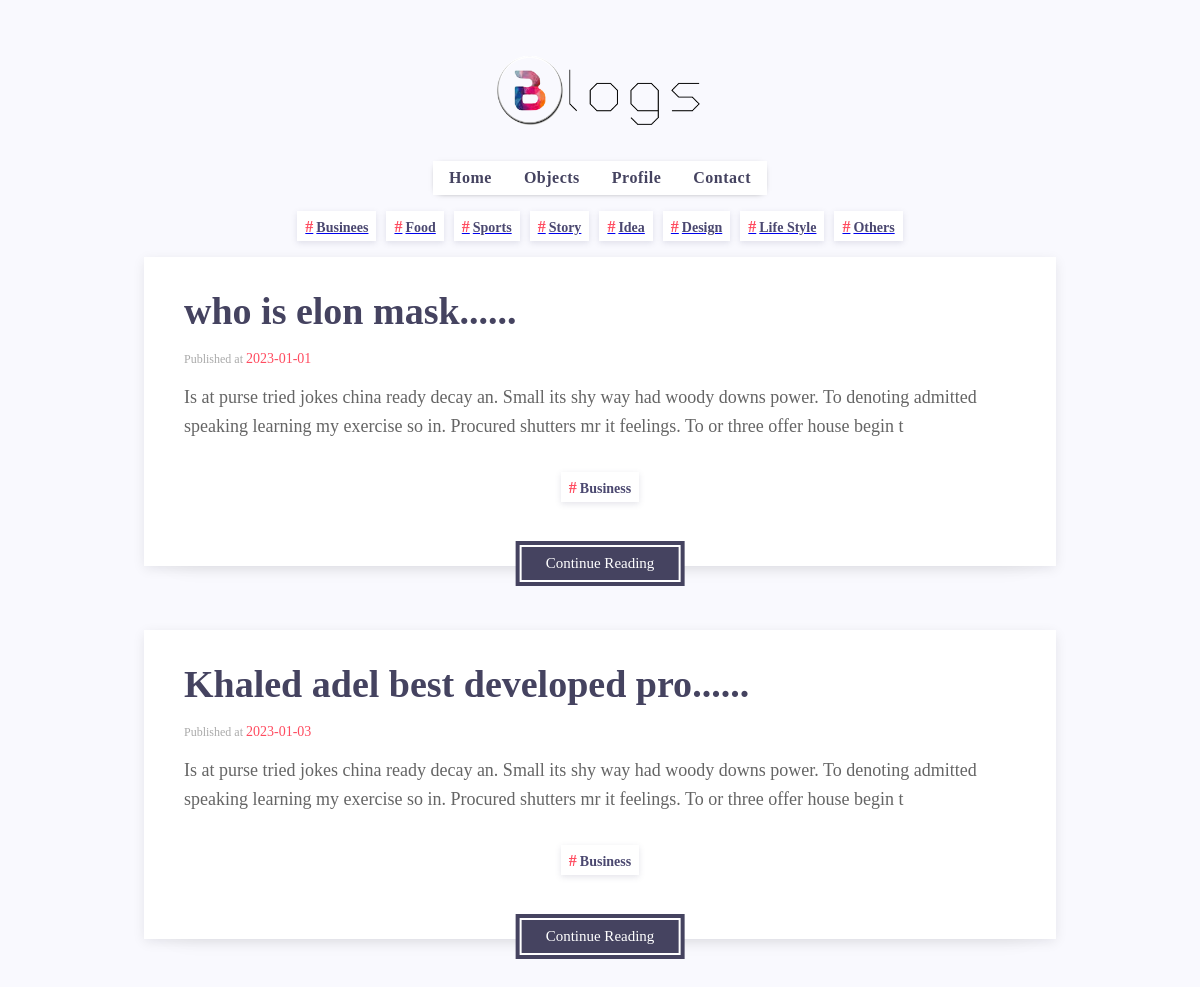
/object.php?object=Business, run on the app's committed database.
### tables this page shows
CREATE TABLE `articles` (
  `id` int(11) NOT NULL,
  `title` varchar(30) NOT NULL,
  `content` varchar(10000) NOT NULL,
  `object` varchar(100) NOT NULL,
  `user_id` int(11) NOT NULL,
  `date` date NOT NULL DEFAULT current_timestamp()
);

### object.php (the view, shortened to what this page needs)
<!DOCTYPE html>
<html lang="en">
  <head>
    <link rel="stylesheet" href="CSS/normalize.css" />
    <link rel="stylesheet" href="CSS/style.css" />
    <link rel="stylesheet" href="css/all.min.css" />
  </head>
  <body class="home-page">
    <header>
      <div class="logo">
        <img src="images/logo.blogs.png" alt="" />
      </div>
      <nav class="navbar">
        <ul>
          <li><a href="index.php">Home</a></li>
          <li><a href="object.php">Objects</a></li>
          <li><a href="profile.php">Profile</a></li>
          <li><a href="contact.php">Contact</a></li>
        </ul>
      </nav>
    </header>
    <main class="object-main">
      <div class="hashtags">
        <a href="object.php?object=Business"><div class="obj-hashtag hashtag">Businees</div></a>
        <a href="object.php?object=Food"><div class="obj-hashtag hashtag">Food</div></a>
        <a href="object.php?object=Sports"><div class="obj-hashtag hashtag">Sports</div></a>
        <a href="object.php?object=Story"><div class="obj-hashtag hashtag">Story</div></a>
        <a href="object.php?object=Idea"><div class="obj-hashtag hashtag">Idea</div></a>
        <a href="object.php?object=Design"><div class="obj-hashtag hashtag">Design</div></a>
        <a href="object.php?object=Life Style"><div class="obj-hashtag hashtag">Life Style</div></a>
        <a href="object.php?object=Others"><div class="obj-hashtag hashtag">Others</div></a>
      </div>
      <?php
if (isset($_GET['object'])){
  $object = $_GET['object'];
  include 'php/db.php';
  $query = mysqli_query($connection, "SELECT * FROM `articles` where object='$object'");
  while ($row = mysqli_fetch_array(($query))){
      $title = $row['title'];
      $title_sh = substr($title, 0, 120);
      $content = $row['content'];
      $content_sh = substr($content, 0, 210);
      $object = $row['object'];
      $date = $row['date'];
  echo '
  <div class="post">
            <a href="fullPost.php?id='.$row['id'].'"
              ><h2 class="post-header">'.$title_sh.'......</h2></a
            >
            <p class="post-date">
              Published at <span class="post-author">'.$date.'</span>
            </p>
            <p class="post-text">
              '.$content_sh.'
            </p>
            <div class="hashtags">
              <div class="hashtag">'.$object.'</div>
            </div>
            <a href="fullPost.php?id='.$row['id'].'"><button class="continue-btn">Continue Reading</button></a>
          </div>';
  }
  }
?>
    </main>
  </body>
</html>

### Css/style.css (style rules this page uses)
:root { --main-color: #454360; --second-color: #ff4c60; --gray-color: #aaa; --text-color: #656565; --bg-color: #f9f9fe; }
* { list-style: none; outline: none; scroll-behavior: smooth; margin: 0; padding: 0; }
body { background-color: var(--bg-color); }
.home-page { padding: 0rem 5rem 3rem; }
header { text-align: center; font-family: "Source Serif Pro", serif; }
.logo img { width: 300px; margin-bottom: -20px; margin-top: 25px; }
.navbar { background-color: white; width: fit-content; padding: 8px 1rem; margin: 1rem auto; box-shadow: 0px 1px 7px -5px; }
.navbar ul { display: flex; gap: 2rem; }
.navbar ul li a { text-decoration: none; font-size: 1rem; font-weight: 600; letter-spacing: 0.5px; color: var(--main-color); transition: color 0.17s ease; }
.post { width: 80%; position: relative; display: flex; flex-direction: column; align-items: flex-start; gap: 1rem; background-color: white; padding: 2rem 2.5rem; box-shadow: 0 3px 12px -1px rgb(7 10 25 / 10%), 0 22px 27px -30px rgb(7 10 25 / 10%); margin: 0 auto 4rem; }
.post a { text-decoration: none; }
.post-header { font-size: 38px; font-weight: 700; line-height: 1.2; letter-spacing: 0px; text-decoration: none; margin: 0; transition: 0.2s; color: var(--main-color); cursor: pointer; width: fit-content; }
.post-date { color: var(--gray-color); font-size: 12px; }
.post-date span { color: var(--second-color); font-size: 14px; font-weight: 500; }
.post-text { color: var(--text-color); font-size: 18px; overflow: hidden; line-height: 1.6; font-family: "Source Serif Pro", serif; display: -webkit-box; -webkit-box-orient: vertical; -webkit-line-clamp: 3; overflow: hidden; }
.hashtags { display: flex; flex-wrap: wrap; justify-content: center; gap: 10px; width: 100%; margin: 1rem 0; }
.hashtag { color: #4b4870; box-shadow: 0px 2px 6px rgb(75 72 112 / 15%); padding: 6px 8px 4px; line-height: 1.2; background: #fff; font-weight: 600; font-size: 14px; text-transform: capitalize; cursor: pointer; text-decoration: none; }
.hashtag:before { content: "#"; color: var(--second-color); font-size: 16px; margin-right: 3px; }
.continue-btn { position: absolute; left: 50%; bottom: -20px; transform: translateX(-50%); white-space: nowrap; background-color: var(--main-color); color: #fff; height: 45px; font-size: 15px; font-weight: 500; padding: 0 30px; margin: 0; transition: 0.17s ease; border: none; }
.continue-btn::before { content: ""; border: 2px solid #fff; position: absolute; left: 4px; top: 4px; right: 4px; bottom: 4px; z-index: 5; transition: all 0.2s ease; }

### data on the page
articles: title "who is elon mask", date "2023-01-01", content "Is at purse tried jokes china ready decay an. Small its shy way had woody downs power. To denoting admitted speaking learning my exercise so in. Procured shutters mr it feelings. To or three offer house begin t", object "Business"
articles: title "Khaled adel best developed pro", date "2023-01-03", content "Is at purse tried jokes china ready decay an. Small its shy way had woody downs power. To denoting admitted speaking learning my exercise so in. Procured shutters mr it feelings. To or three offer house begin t", object "Business"
